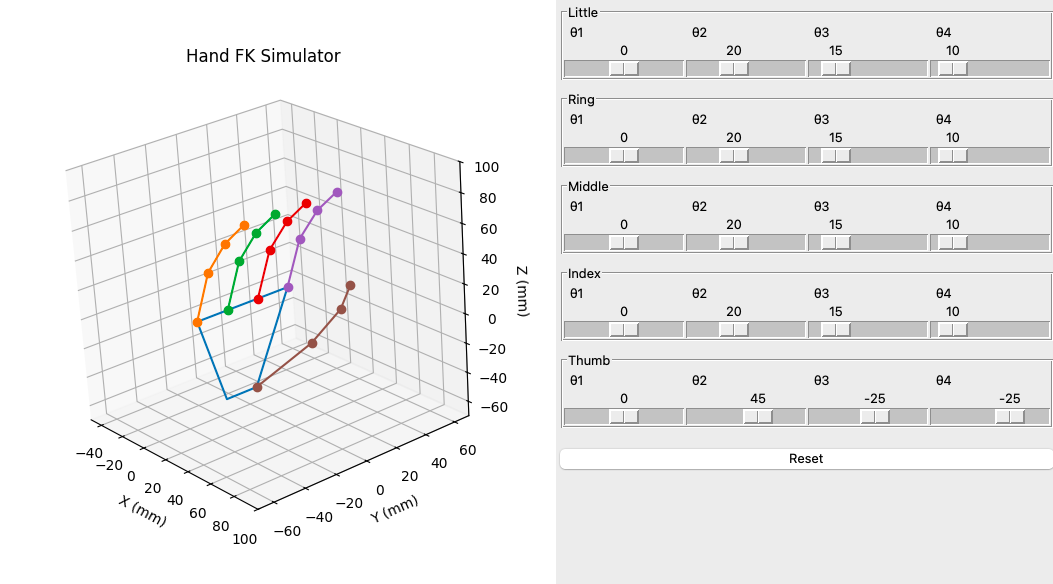

Write the Python code that produced this figure.
import matplotlib
matplotlib.use('TkAgg')

import numpy as np
import matplotlib.pyplot as plt
import tkinter as tk
from matplotlib.backends.backend_tkagg import FigureCanvasTkAgg

# -----------------------------
# Link lengths (mm)
# -----------------------------
L1, L2, L3 = 40, 30, 25

# -----------------------------
# Fingers
# -----------------------------
fingers = ["Little", "Ring", "Middle", "Index"]
spacing = 20

# Default angles
default_angles = {f: [0, 20, 15, 10] for f in fingers}
default_angles["Thumb"] = [0, 45, -25, -25]

angles = {k: v[:] for k, v in default_angles.items()}

# -----------------------------
# Joint Limits
# -----------------------------
finger_limits = [
    (-20, 20),   # θ1
    (-20, 90),     # θ2
    (0, 110),    # θ3
    (0, 120)      # θ4
]

thumb_limits = [
    (-25, 25),
    (-35, 90),
    (-60, 0),
    (-90, 0)
]

# -----------------------------
# FK
# -----------------------------
def compute_chain(theta1, theta2, theta3, theta4):
    t1, t2, t3, t4 = map(np.deg2rad, [theta1, theta2, theta3, theta4])

    pts = [(0, 0, 0)]

    R1 = L1*np.cos(t2)
    pts.append((L1*np.sin(t2), R1*np.sin(t1), R1*np.cos(t1)))

    R2 = L1*np.cos(t2) + L2*np.cos(t2+t3)
    pts.append((L1*np.sin(t2)+L2*np.sin(t2+t3),
                R2*np.sin(t1), R2*np.cos(t1)))

    R3 = (L1*np.cos(t2) +
          L2*np.cos(t2+t3) +
          L3*np.cos(t2+t3+t4))

    pts.append((L1*np.sin(t2)+L2*np.sin(t2+t3)+L3*np.sin(t2+t3+t4),
                R3*np.sin(t1), R3*np.cos(t1)))

    return np.array(pts)

# -----------------------------
# Thumb Transformation
# -----------------------------
def transform_thumb(points):
    theta_x = np.deg2rad(30)
    theta_z = np.deg2rad(90)

    Rx = np.array([
        [1, 0, 0],
        [0, np.cos(theta_x), -np.sin(theta_x)],
        [0, np.sin(theta_x), np.cos(theta_x)]
    ])

    Rz = np.array([
        [np.cos(theta_z), -np.sin(theta_z), 0],
        [np.sin(theta_z),  np.cos(theta_z), 0],
        [0,                0,               1]
    ])

    R = Rz @ Rx
    rotated = points @ R.T

    translation = np.array([0, 5, -60])
    return rotated + translation

# -----------------------------
# Plot 
# -----------------------------
def update_plot(val=None):
    ax.cla()

    ax.set_xlim(-50, 100)
    ax.set_ylim(-70, 70)
    ax.set_zlim(-70, 100)

    # Palm
    palm_top = 30
    palm_bottom = 10
    height = 60

    Y = np.array([-palm_top, palm_top, palm_bottom - 5, -palm_bottom - 5, -palm_top])
    Z = np.array([0, 0, -height, -height, 0])
    X = np.zeros_like(Y)

    ax.plot(X, Y, Z)

    # Fingers
    for i, f in enumerate(fingers):
        chain = compute_chain(*angles[f])
        chain[:, 1] += (i - 1.5) * spacing
        ax.plot(chain[:, 0], chain[:, 1], chain[:, 2], marker='o')

    # Thumb
    thumb_chain = compute_chain(*angles["Thumb"])
    thumb_chain = transform_thumb(thumb_chain)

    ax.plot(thumb_chain[:, 0],
            thumb_chain[:, 1],
            thumb_chain[:, 2],
            marker='o')

    ax.set_xlabel("X (mm)")
    ax.set_ylabel("Y (mm)")
    ax.set_zlabel("Z (mm)")
    ax.set_title("Hand FK Simulator")

    ax.grid(True)
    ax.set_box_aspect([1,1,1])

    canvas.draw_idle()

# -----------------------------
# Slider callback
# -----------------------------
def make_callback(finger, idx):
    def callback(val):
        angles[finger][idx] = float(val)
        update_plot()
    return callback

# -----------------------------
# Reset function
# -----------------------------
def reset():
    for f in angles:
        for i in range(4):
            sliders[(f, i)].set(default_angles[f][i])
    update_plot()

# -----------------------------
# UI
# -----------------------------
root = tk.Tk()
root.title("Hand FK Simulator")

# Plot
fig = plt.figure(figsize=(6,6))
ax = fig.add_subplot(111, projection='3d')

canvas = FigureCanvasTkAgg(fig, master=root)
canvas.get_tk_widget().pack(side=tk.LEFT, fill=tk.BOTH, expand=True)

# Controls
control_frame = tk.Frame(root)
control_frame.pack(side=tk.RIGHT, fill=tk.Y)

sliders = {}

all_fingers = fingers + ["Thumb"]

for f in all_fingers:
    frame = tk.LabelFrame(control_frame, text=f)
    frame.pack(padx=5, pady=5, fill="x")

    slider_row = tk.Frame(frame)
    slider_row.pack()

    labels = ["θ1", "θ2", "θ3", "θ4"]

    limits = thumb_limits if f == "Thumb" else finger_limits

    for i in range(4):
        min_val, max_val = limits[i]

        s = tk.Scale(slider_row,
                     from_=min_val,
                     to=max_val,
                     resolution=1,
                     orient=tk.HORIZONTAL,
                     label=labels[i],
                     command=make_callback(f, i),
                     length=120)
        s.set(angles[f][i])
        s.pack(side=tk.LEFT)

        sliders[(f, i)] = s

# Reset button
reset_btn = tk.Button(control_frame, text="Reset", command=reset)
reset_btn.pack(pady=10, fill="x")

# Initial plot
update_plot()

root.mainloop()
